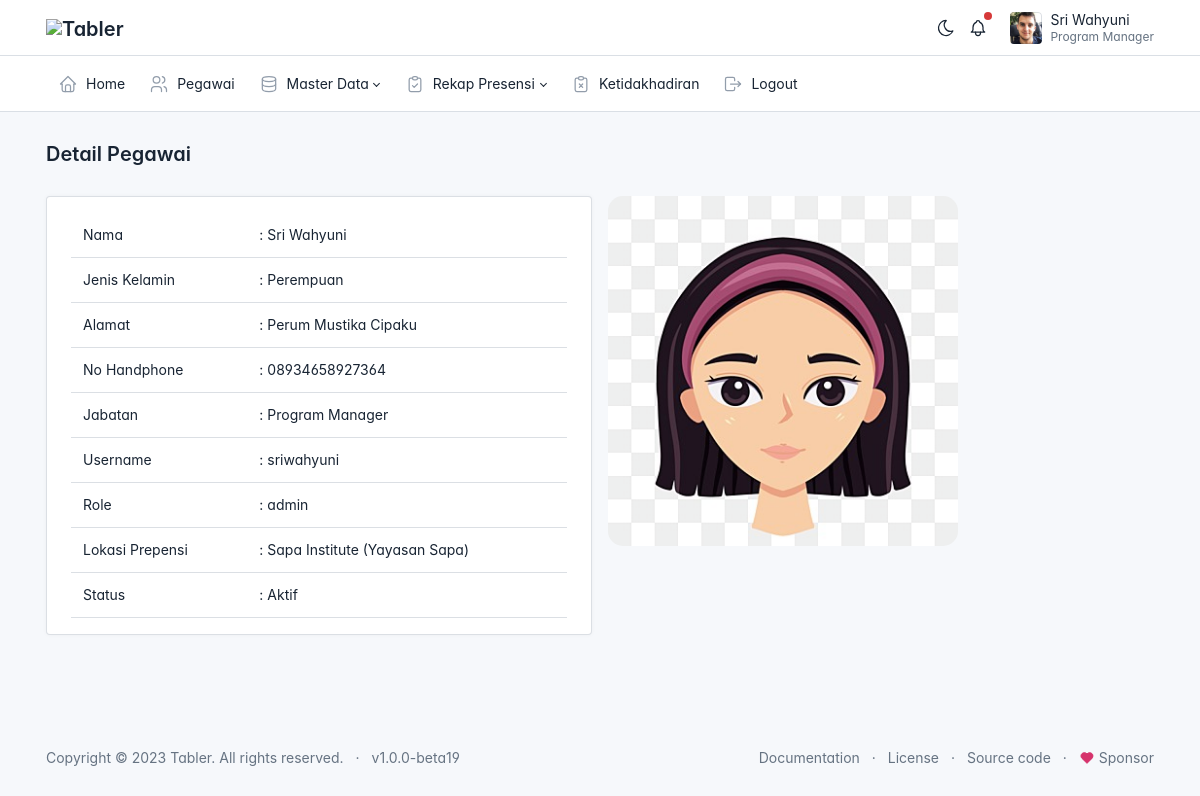
The page /admin/data_pegawai/detail.php?id=2 (signed in) on the database its author committed.
### tables this page shows
CREATE TABLE `users` (
  `id` int(11) NOT NULL,
  `id_pegawai` int(11) NOT NULL,
  `username` varchar(250) NOT NULL,
  `password` varchar(250) NOT NULL,
  `status` varchar(20) NOT NULL,
  `role` varchar(20) NOT NULL
);

CREATE TABLE `pegawai` (
  `id` int(11) NOT NULL,
  `nip` varchar(50) NOT NULL,
  `nama` varchar(250) NOT NULL,
  `jenis_kelamin` varchar(250) NOT NULL,
  `alamat` varchar(250) NOT NULL,
  `no_handphone` varchar(50) NOT NULL,
  `jabatan` varchar(50) NOT NULL,
  `lokasi_presensi` varchar(250) NOT NULL,
  `foto` varchar(250) NOT NULL
);

### config.php (called while the page is built, shortened)
<?php
function base_url($url = null)
{
  $base_url = 'http://localhost/apk-presensi';
  if ($url != null) {
    return $base_url . '/' . $url;
  } else {
    return $base_url;
  }
}

### admin/data_pegawai/detail.php (the view, shortened to what this page needs)
<?php
include('../layout/header.php');
require_once('../../config.php');
$id = $_GET['id'];
$result = mysqli_query($connection, "SELECT users.id_pegawai, users.username, users.password, users.status, users.role, pegawai.* FROM users JOIN pegawai ON users.id_pegawai= pegawai.id WHERE pegawai.id=$id ");
?>
<?php while ($pegawai = mysqli_fetch_array($result)) : ?>
  <div class="page-body">
    <div class="container-xl ">
      <div class="row">
        <div class="col-md-6">
          <div class="card">
            <div class="card-body">
              <table class="table">
                <tr>
                  <td>Nama</td>
                  <td>: <?= $pegawai['nama']; ?></td>
                </tr>
                <tr>
                  <td>Jenis Kelamin</td>
                  <td>: <?= $pegawai['jenis_kelamin']; ?></td>
                </tr>
                <tr>
                  <td>Alamat</td>
                  <td>: <?= $pegawai['alamat']; ?></td>
                </tr>
                <tr>
                  <td>No Handphone</td>
                  <td>: <?= $pegawai['no_handphone']; ?></td>
                </tr>
                <tr>
                  <td>Jabatan</td>
                  <td>: <?= $pegawai['jabatan']; ?></td>
                </tr>
                <tr>
                  <td>Username</td>
                  <td>: <?= $pegawai['username']; ?></td>
                </tr>
                <tr>
                  <td>Role</td>
                  <td>: <?= $pegawai['role']; ?></td>
                </tr>
                <tr>
                  <td>Lokasi Prepensi</td>
                  <td>: <?= $pegawai['lokasi_presensi']; ?></td>
                </tr>
                <tr>
                  <td>Status</td>
                  <td>: <?= $pegawai['status']; ?></td>
                </tr>
              </table>
            </div>
          </div>
        </div>
        <div class="col-md-6">
          <img style="width:350px; border-radius:15px" src="<?= base_url('assets/img/foto_pegawai/' . $pegawai['foto']) ?>" </div>
        </div>
      </div>
    </div>
  </div>
<?php endwhile; ?>
<?php include('../layout/footer.php'); ?>

### admin/layout/header.php (style rules this page uses)
:root { --tblr-font-sans-serif: 'Inter Var', -apple-system, BlinkMacSystemFont, San Francisco, Segoe UI, Roboto, Helvetica Neue, sans-serif; }
body { font-feature-settings: "cv03", "cv04", "cv11"; }

### rows shown on the page
users: id_pegawai.nama "Sri Wahyuni", id_pegawai.jenis_kelamin "Perempuan", id_pegawai.alamat "Perum Mustika Cipaku", id_pegawai.no_handphone "08934658927364", id_pegawai.jabatan "Program Manager", username "sriwahyuni", role "admin", id_pegawai.lokasi_presensi "Sapa Institute (Yayasan Sapa)", status "Aktif", id_pegawai.foto (picture)

### other values the page prints
$_SESSION['nama'] "Sri Wahyuni"
$_SESSION['jabatan'] "Program Manager"
$judul "Detail Pegawai"
